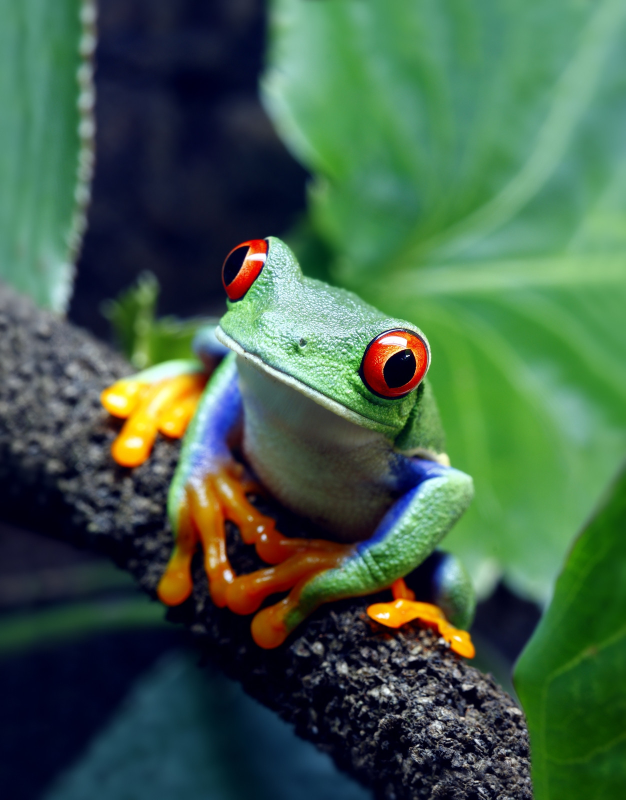
#> input picture ex-1opencv.jpg, 1252 x 1600 px (shown at 1/2 size)
$ python 'opncv ex-1.py'
#> lines starting #> are read from the running program, lines starting #| are printed output that depends on the picture
import cv2
# Read image
img = cv2.imread("ex-1opencv.jpg")
#> img is the input picture: shape (1600, 1252, 3); mean B, G, R 73.5, 96, 66.3
# Resize
resized = cv2.resize(img, (400, 300))
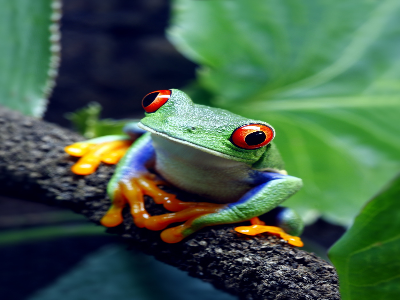
#> resized: shape (300, 400, 3); mean B, G, R 73.4, 96, 66.2
# Convert to grayscale
gray = cv2.cvtColor(resized, cv2.COLOR_BGR2GRAY)
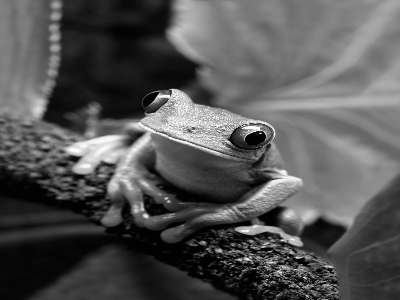
#> gray: shape (300, 400); min 1, max 255, mean 84.5
# Blur
blur = cv2.GaussianBlur(gray, (5,5), 0)
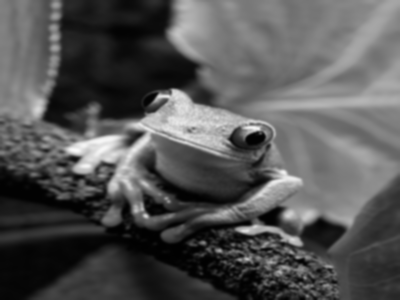
#> blur: shape (300, 400); min 1, max 250, mean 84.5
# Edge detection
edges = cv2.Canny(blur, 100, 200)
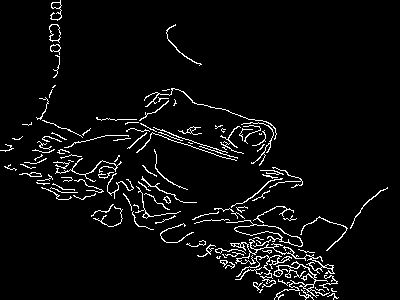
#> edges: shape (300, 400); 4.7% white in thin lines or dots
# Display
cv2.imshow("Original", img)
cv2.imshow("Gray", gray)
cv2.imshow("Edges", edges)
cv2.imshow("Blur", blur)
cv2.imshow("Resized", resized)
cv2.waitKey(0)
cv2.destroyAllWindows()

$ run again, with ex-2opencv.jpg copied over ex-1opencv.jpg
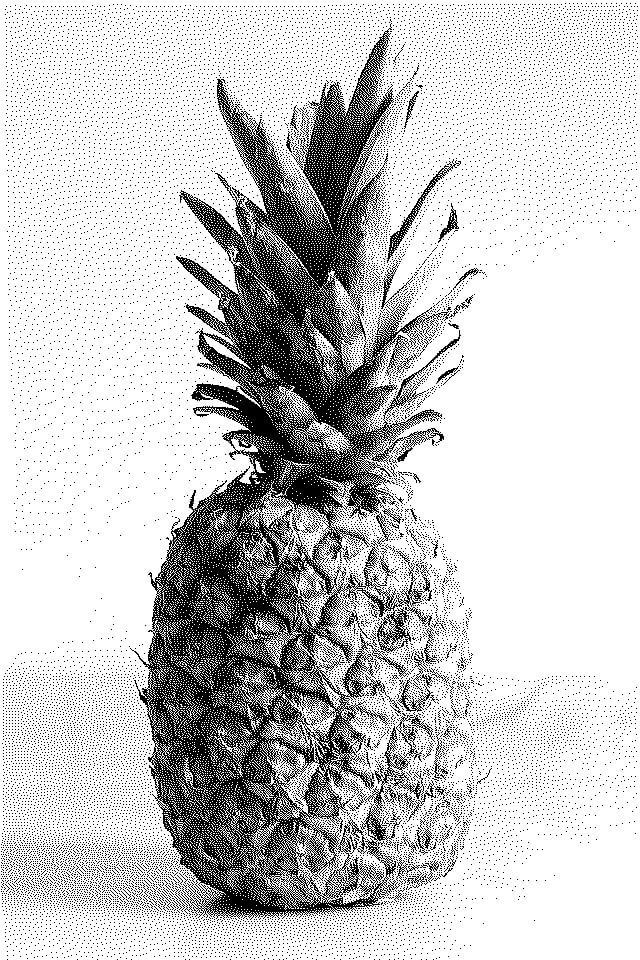
#> input picture ex-2opencv.jpg, 640 x 960 px
#> img is the input picture: shape (960, 640, 3); min 0, max 255, mean 201
#> `blur = cv2.GaussianBlur(gray, (5,5), 0)`:
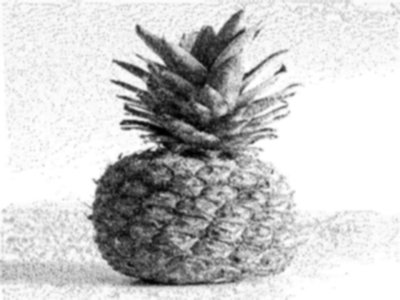
#> blur: shape (300, 400); min 0, max 255, mean 200.8
#> `edges = cv2.Canny(blur, 100, 200)`:
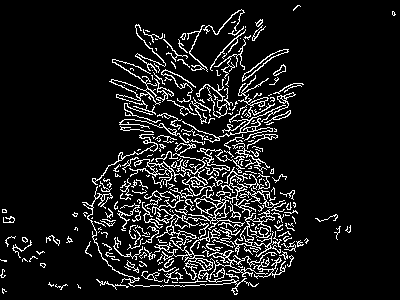
#> edges: shape (300, 400); 9.8% white in thin lines or dots
